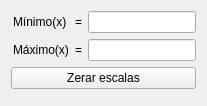
      <widget class="QWidget" name="tabBoundary">
       <property name="enabled">
        <bool>true</bool>
       </property>
       <property name="statusTip">
        <string>Definir borda da pista</string>
       </property>
       <attribute name="title">
        <string>Borda</string>
       </attribute>
       <layout class="QVBoxLayout" name="verticalLayout_5">
        <item>
         <layout class="QVBoxLayout" name="verticalLayout_3">
          <item>
           <layout class="QGridLayout" name="gridLayout_5">
            <item row="1" column="2">
             <widget class="QLineEdit" name="lineEdit_FunctionBoundaryMaximum"/>
            </item>
            <item row="0" column="2">
             <widget class="QLineEdit" name="lineEdit_FunctionBoundaryMinimum"/>
            </item>
            <item row="1" column="0">
             <widget class="QLabel" name="label_BoundaryMaximum">
              <property name="minimumSize">
               <size>
                <width>40</width>
                <height>0</height>
               </size>
              </property>
              <property name="text">
               <string>Máximo(x)</string>
              </property>
              <property name="indent">
               <number>2</number>
              </property>
             </widget>
            </item>
            <item row="0" column="0">
             <widget class="QLabel" name="label_BoundaryMinimum">
              <property name="minimumSize">
               <size>
                <width>40</width>
                <height>0</height>
               </size>
              </property>
              <property name="text">
               <string>Mínimo(x)</string>
              </property>
              <property name="indent">
               <number>2</number>
              </property>
             </widget>
            </item>
            <item row="0" column="1">
             <widget class="QLabel" name="label_BoundaryMinimumEqual">
              <property name="text">
               <string>=</string>
              </property>
             </widget>
            </item>
            <item row="1" column="1">
             <widget class="QLabel" name="label_BoundaryMaximumEqual">
              <property name="text">
               <string>=</string>
              </property>
             </widget>
            </item>
           </layout>
          </item>
         </layout>
        </item>
        <item>
         <widget class="QPushButton" name="pushButton_ResetBoundaryScales">
          <property name="toolTip">
           <string>Restaurar escalas padrão do gráfico de borda</string>
          </property>
          <property name="text">
           <string>Zerar escalas</string>
          </property>
         </widget>
        </item>
        <item>
         <widget class="PlotWidget" name="plotBoundary" native="true">
          <property name="sizePolicy">
           <sizepolicy hsizetype="Expanding" vsizetype="Expanding">
            <horstretch>0</horstretch>
            <verstretch>0</verstretch>
           </sizepolicy>
          </property>
          <property name="autoFillBackground">
           <bool>true</bool>
          </property>
         </widget>
        </item>
       </layout>
      </widget>
